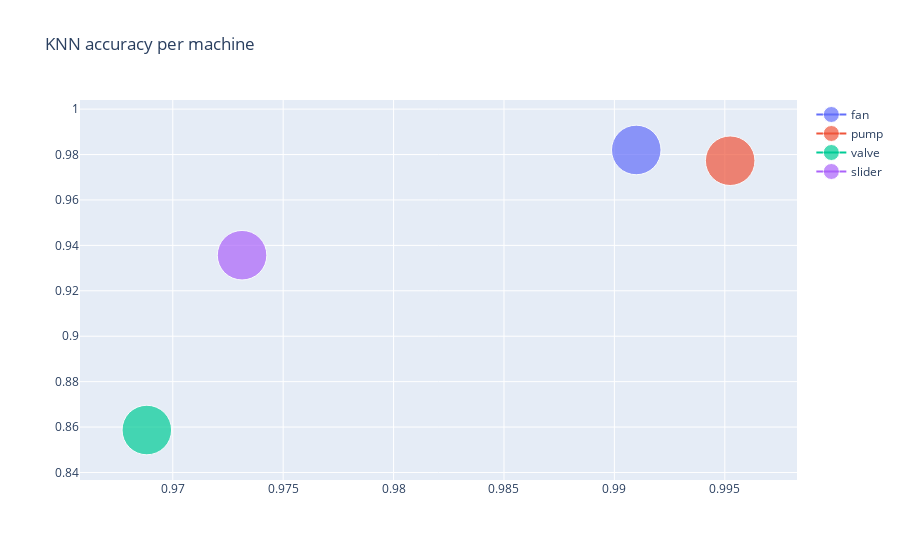

The cell this chart's notebook holds for it:
### Code cell
fig = go.Figure()

fig.add_trace(go.Scatter(
    x=fan['accuracy'],
    y=fan['precision'],
    name='fan',
    marker_size=fan['accuracy']*50
))
fig.add_trace(go.Scatter(
    x=pump['accuracy'],
    y=pump['precision'],
    name='pump',
    marker_size=fan['accuracy']*50
))
fig.add_trace(go.Scatter(
    x=valve['accuracy'],
    y=valve['precision'],
    name='valve',
    marker_size=fan['accuracy']*50
))
fig.add_trace(go.Scatter(
    x=slider['accuracy'],
    y=slider['precision'],
    name='slider',
    marker_size=fan['accuracy']*50
))
fig.update_layout(
    title = 'KNN accuracy per machine'
)
fig.write_image("acc_per_machine.png")

fig.show()

### Figure 1 — Plotly figure (JSON) as saved in the notebook; plotly's stock layout.template omitted (floating-point values rounded to 4 significant figures)
{"data": [{"marker": {"size": [49.55]}, "name": "fan", "type": "scatter", "x": [0.991], "y": [0.982]}, {"marker": {"size": [49.55]}, "name": "pump", "type": "scatter", "x": [0.9952], "y": [0.9773]}, {"marker": {"size": [49.55]}, "name": "valve", "type": "scatter", "x": [0.9688], "y": [0.8587]}, {"marker": {"size": [49.55]}, "name": "slider", "type": "scatter", "x": [0.9731], "y": [0.9357]}], "layout": {"title": {"text": "KNN accuracy per machine"}}}
